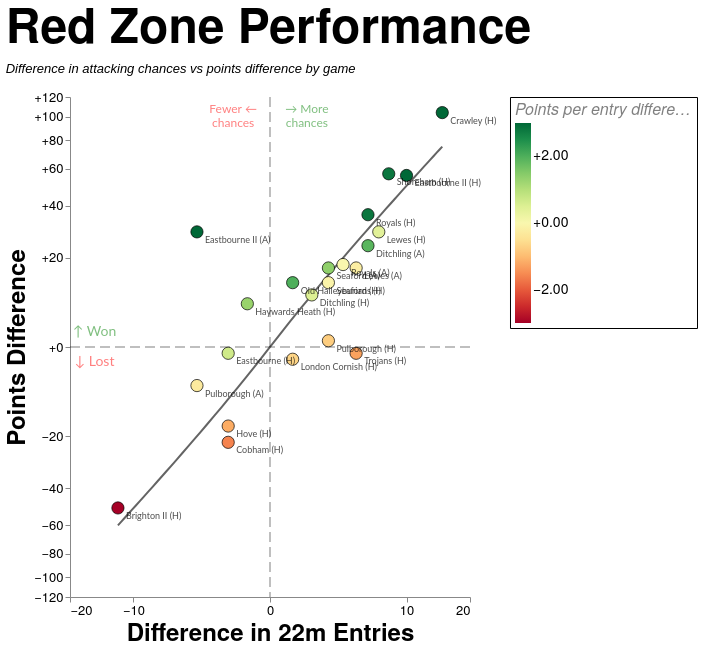

Here is the Vega-Lite specification saved for this chart:
### Vega-Lite specification from a JSON file in a GitHub repository (floating-point values rounded to 4 significant figures; data arrays with more than 128 entries replaced by an {"elided": "..."} marker saying what was removed)
{"config": {"axis": {"labelFont": "PT Sans Narrow, Helvetica Neue, Helvetica, Arial, sans-serif", "titleFont": "PT Sans Narrow, Helvetica Neue, Helvetica, Arial, sans-serif", "labelFontSize": 13, "titleFontSize": 24, "gridColor": "#202947", "gridOpacity": 0.2, "zindex": 1}, "text": {"font": "Lato, sans-serif"}, "bar": {"cornerRadiusEnd": 5}, "header": {"labelFont": "PT Sans Narrow, Helvetica Neue, Helvetica, Arial, sans-serif", "titleFont": "PT Sans Narrow, Helvetica Neue, Helvetica, Arial, sans-serif", "labelFontSize": 24, "titleFontSize": 28, "labelFontWeight": "bold", "orient": "left"}, "legend": {"labelFont": "PT Sans Narrow, Helvetica Neue, Helvetica, Arial, sans-serif", "titleFont": "PT Sans Narrow, Helvetica Neue, Helvetica, Arial, sans-serif", "labelFontSize": 14, "titleFontSize": 16, "titlePadding": 5, "fillColor": "white", "strokeColor": "black", "padding": 10, "titleFontWeight": "lighter", "titleFontStyle": "italic", "titleColor": "gray", "offset": 10}, "title": {"font": "PT Sans Narrow, Helvetica Neue, Helvetica, Arial, sans-serif", "fontSize": 48, "fontWeight": "bold", "anchor": "start", "align": "center", "titlePadding": 20, "subtitlePadding": 10, "subtitleFontSize": 13, "subtitleColor": "", "subtitleFontStyle": "italic", "offset": 15, "color": "black"}, "axisX": {"labelAngle": 0}, "facet": {"title": null, "header": null, "align": {"row": "each", "column": "each"}, "spacing": 10}, "resolve": {"scale": {"y": "independent", "facet": "independent"}}, "background": "transparent", "scale": {"offsetBandPaddingOuter": 0.2, "offsetBandPaddingInner": 0.1}, "view": {"stroke": null, "background": "transparent"}}, "layer": [{"data": {"name": "data-d285a7403ed98ae579761d64a864032b"}, "mark": {"type": "rule", "color": "black", "opacity": 0.5, "strokeDash": [10, 5], "strokeWidth": 1}, "encoding": {"x": {"field": "x", "type": "quantitative"}}}, {"data": {"name": "data-a0a55d106695e8d630baff0f16eee66d"}, "mark": {"type": "rule", "color": "black", "opacity": 0.5, "strokeDash": [10, 5], "strokeWidth": 1}, "encoding": {"y": {"field": "y", "type": "quantitative"}}}, {"data": {"name": "data-5a78601539016d1dab5bacd7304459a9"}, "mark": {"type": "line", "color": "#111111", "opacity": 0.65, "strokeWidth": 2}, "encoding": {"x": {"field": "entries_diff", "type": "quantitative"}, "y": {"field": "PD", "type": "quantitative"}}, "transform": [{"filter": "((rzSquad == 'All' && datum.squad == 'All') || datum.squad == rzSquad) && ((rzGameType == 'All' && datum.game_type_mode == 'All') || datum.game_type_mode == rzGameType)"}]}, {"data": {"name": "data-ec3b4a85ce1090a7cd82a4b665ccf6ad"}, "mark": {"type": "circle", "fillOpacity": 1.0, "size": 150, "stroke": "black", "strokeOpacity": 0.7, "strokeWidth": 1}, "encoding": {"color": {"field": "pp22_diff", "legend": {"format": "+.2f", "offset": 40, "padding": 5, "title": "Points per entry difference"}, "scale": {"clamp": true, "domain": [-3, 3], "scheme": "redyellowgreen", "zero": true}, "type": "quantitative"}, "tooltip": [{"field": "label", "title": "Game", "type": "nominal"}, {"field": "score", "title": "Score", "type": "nominal"}, {"field": "PD", "format": "+d", "title": "Points Difference", "type": "quantitative"}, {"field": "entries_22m_EGRFC", "title": "EG 22m Entries", "type": "quantitative"}, {"field": "entries_22m_Opposition", "title": "Opp 22m Entries", "type": "quantitative"}, {"field": "points_per_entry_EGRFC", "format": ".2f", "title": "EG pts per entry", "type": "quantitative"}, {"field": "points_per_entry_Opposition", "format": ".2f", "title": "Opp pts per entry", "type": "quantitative"}, {"field": "pp22_diff", "format": "+.2f", "title": "Points per Entry Diff", "type": "quantitative"}, {"field": "tries_EGRFC", "title": "EG tries", "type": "quantitative"}, {"field": "tries_Opposition", "title": "Opp tries", "type": "quantitative"}, {"field": "tries_per_entry_EGRFC", "format": ".0%", "title": "EG tries per entry", "type": "quantitative"}, {"field": "tries_per_entry_Opposition", "format": ".0%", "title": "Opp tries per entry", "type": "quantitative"}, {"field": "tp22_diff", "format": "+.2f", "title": "Tries per Entry Diff", "type": "quantitative"}], "x": {"axis": {"grid": false, "tickCount": 5}, "field": "entries_diff", "scale": {"constant": 5, "domain": [-17.25, 17.25], "nice": true, "type": "symlog"}, "title": "Difference in 22m Entries", "type": "quantitative"}, "y": {"axis": {"format": "+d", "grid": false, "tickCount": 8}, "field": "PD", "scale": {"constant": 20, "domain": [-119.6, 119.6], "nice": true, "type": "symlog"}, "title": "Points Difference", "type": "quantitative"}}, "transform": [{"filter": "(rzSquad == 'All' || datum.squad == rzSquad) && (indexof(rzSeason, datum.season) >= 0) && (rzGameType == 'All' || (rzGameType == 'League + Cup' && (datum.game_type == 'League' || datum.game_type == 'Cup')) || (rzGameType == 'League only' && datum.game_type == 'League') || datum.game_type == rzGameType)"}]}, {"data": {"name": "data-ec3b4a85ce1090a7cd82a4b665ccf6ad"}, "mark": {"type": "text", "align": "left", "baseline": "middle", "dx": 8, "dy": 8, "fontSize": 9, "opacity": 0.7}, "encoding": {"text": {"field": "label", "type": "nominal"}, "x": {"field": "entries_diff", "type": "quantitative"}, "y": {"field": "PD", "type": "quantitative"}}, "transform": [{"filter": "(rzSquad == 'All' || datum.squad == rzSquad) && (indexof(rzSeason, datum.season) >= 0) && (rzGameType == 'All' || (rzGameType == 'League + Cup' && (datum.game_type == 'League' || datum.game_type == 'Cup')) || (rzGameType == 'League only' && datum.game_type == 'League') || datum.game_type == rzGameType)"}]}, {"data": {"name": "data-ff5b891c7f52bc2a6c266740aed4d223"}, "mark": {"type": "text", "align": "center", "baseline": "middle", "fontSize": 14, "opacity": 0.5}, "encoding": {"color": {"condition": {"test": "(datum.y > 0)", "value": "green"}, "value": "red"}, "text": {"field": "label", "type": "nominal"}, "x": {"field": "x", "type": "quantitative"}, "y": {"field": "y", "type": "quantitative"}}}, {"data": {"name": "data-70cf91c935554955754b7ae78ce9e14e"}, "mark": {"type": "text", "align": "center", "baseline": "middle", "fontSize": 12, "opacity": 0.5}, "encoding": {"color": {"condition": {"test": "(datum.x > 0)", "value": "green"}, "value": "red"}, "text": {"field": "label", "type": "nominal"}, "x": {"field": "x", "type": "quantitative"}, "y": {"field": "y", "type": "quantitative"}}}], "height": 500, "params": [{"name": "rzSquad", "value": "All"}, {"name": "rzSeason", "value": ["2025/26", "2024/25"]}, {"name": "rzGameType", "value": "All"}], "resolve": {"scale": {"color": "independent", "x": "shared", "y": "shared"}}, "title": {"text": "Red Zone Performance", "subtitle": ["Difference in attacking chances vs points difference by game"]}, "width": 400, "$schema": "https://vega.github.io/schema/vega-lite/v5.20.1.json", "datasets": {"data-d285a7403ed98ae579761d64a864032b": [{"x": 0}], "data-a0a55d106695e8d630baff0f16eee66d": [{"y": 0}], "data-5a78601539016d1dab5bacd7304459a9": {"elided": "360 records"}, "data-ec3b4a85ce1090a7cd82a4b665ccf6ad": [{"game_id": "2024-09-07_1st_London_Cornish", "date": "2024-09-07T00:00:00", "squad": "1st", "season": "2024/25", "game_type": "League", "label": "London Cornish (H)", "score": "16 - 18", "entries_22m_EGRFC": 7.0, "entries_22m_Opposition": 6.0, "points_EGRFC": 16.0, "points_Opposition": 18.0, "points_per_entry_EGRFC": 2.3, "points_per_entry_Opposition": 3.0, "tries_EGRFC": 2.0, "tries_Opposition": 2.0, "tries_per_entry_EGRFC": 0.2857, "tries_per_entry_Opposition": 0.3333, "PD": -2.0, "entries_diff": 1.0, "pp22_diff": -0.7, "tp22_diff": -0.04762}, {"game_id": "2024-12-14_1st_Old_Haileyburians", "date": "2024-12-14T00:00:00", "squad": "1st", "season": "2024/25", "game_type": "League", "label": "Old Haileyburians (H)", "score": "18 - 5", "entries_22m_EGRFC": 6.0, "entries_22m_Opposition": 5.0, "points_EGRFC": 18.0, "points_Opposition": 5.0, "points_per_entry_EGRFC": 3.0, "points_per_entry_Opposition": 1.0, "tries_EGRFC": 2.0, "tries_Opposition": 1.0, "tries_per_entry_EGRFC": 0.3333, "tries_per_entry_Opposition": 0.2, "PD": 13.0, "entries_diff": 1.0, "pp22_diff": 2.0, "tp22_diff": 0.1333}, {"game_id": "2025-02-15_1st_Eastbourne", "date": "2025-02-15T00:00:00", "squad": "1st", "season": "2024/25", "game_type": "League", "label": "Eastbourne (H)", "score": "14 - 15", "entries_22m_EGRFC": 5.0, "entries_22m_Opposition": 7.0, "points_EGRFC": 14.0, "points_Opposition": 15.0, "points_per_entry_EGRFC": 2.8, "points_per_entry_Opposition": 2.1, "tries_EGRFC": 2.0, "tries_Opposition": 2.0, "tries_per_entry_EGRFC": 0.4, "tries_per_entry_Opposition": 0.2857, "PD": -1.0, "entries_diff": -2.0, "pp22_diff": 0.7, "tp22_diff": 0.1143}, {"game_id": "2025-03-22_1st_Cobham", "date": "2025-03-22T00:00:00", "squad": "1st", "season": "2024/25", "game_type": "League", "label": "Cobham (H)", "score": "21 - 43", "entries_22m_EGRFC": 9.0, "entries_22m_Opposition": 11.0, "points_EGRFC": 21.0, "points_Opposition": 43.0, "points_per_entry_EGRFC": 2.3, "points_per_entry_Opposition": 3.9, "tries_EGRFC": 3.0, "tries_Opposition": 7.0, "tries_per_entry_EGRFC": 0.3333, "tries_per_entry_Opposition": 0.6364, "PD": -22.0, "entries_diff": -2.0, "pp22_diff": -1.6, "tp22_diff": -0.303}, {"game_id": "2025-04-12_1st_Haywards_Heath", "date": "2025-04-12T00:00:00", "squad": "1st", "season": "2024/25", "game_type": "Cup", "label": "Haywards Heath (H)", "score": "45 - 38", "entries_22m_EGRFC": 9.0, "entries_22m_Opposition": 10.0, "points_EGRFC": 45.0, "points_Opposition": 37.0, "points_per_entry_EGRFC": 5.0, "points_per_entry_Opposition": 3.7, "tries_EGRFC": 6.0, "tries_Opposition": 6.0, "tries_per_entry_EGRFC": 0.6667, "tries_per_entry_Opposition": 0.6, "PD": 8.0, "entries_diff": -1.0, "pp22_diff": 1.3, "tp22_diff": 0.06667}, {"game_id": "2025-10-04_1st_Seaford", "date": "2025-10-04T00:00:00", "squad": "1st", "season": "2025/26", "game_type": "League", "label": "Seaford (A)", "score": "27 - 10", "entries_22m_EGRFC": 8.0, "entries_22m_Opposition": 5.0, "points_EGRFC": 27.0, "points_Opposition": 10.0, "points_per_entry_EGRFC": 3.4, "points_per_entry_Opposition": 2.0, "tries_EGRFC": 4.0, "tries_Opposition": 2.0, "tries_per_entry_EGRFC": 0.5, "tries_per_entry_Opposition": 0.4, "PD": 17.0, "entries_diff": 3.0, "pp22_diff": 1.4, "tp22_diff": 0.1}, {"game_id": "2025-10-11_1st_Shoreham", "date": "2025-10-11T00:00:00", "squad": "1st", "season": "2025/26", "game_type": "League", "label": "Shoreham (H)", "score": "69 - 12", "entries_22m_EGRFC": 12.0, "entries_22m_Opposition": 4.0, "points_EGRFC": 69.0, "points_Opposition": 12.0, "points_per_entry_EGRFC": 5.8, "points_per_entry_Opposition": 3.0, "tries_EGRFC": 11.0, "tries_Opposition": 2.0, "tries_per_entry_EGRFC": 0.9167, "tries_per_entry_Opposition": 0.5, "PD": 57.0, "entries_diff": 8.0, "pp22_diff": 2.8, "tp22_diff": 0.4167}, {"game_id": "2025-11-08_1st_Lewes", "date": "2025-11-08T00:00:00", "squad": "1st", "season": "2025/26", "game_type": "League", "label": "Lewes (H)", "score": "43 - 14", "entries_22m_EGRFC": 11.0, "entries_22m_Opposition": 4.0, "points_EGRFC": 43.0, "points_Opposition": 14.0, "points_per_entry_EGRFC": 3.9, "points_per_entry_Opposition": 3.5, "tries_EGRFC": 7.0, "tries_Opposition": 2.0, "tries_per_entry_EGRFC": 0.6364, "tries_per_entry_Opposition": 0.5, "PD": 29.0, "entries_diff": 7.0, "pp22_diff": 0.4, "tp22_diff": 0.1364}, {"game_id": "2025-11-15_1st_Hove", "date": "2025-11-15T00:00:00", "squad": "1st", "season": "2025/26", "game_type": "Cup", "label": "Hove (H)", "score": "15 - 32", "entries_22m_EGRFC": 10.0, "entries_22m_Opposition": 12.0, "points_EGRFC": 15.0, "points_Opposition": 32.0, "points_per_entry_EGRFC": 1.5, "points_per_entry_Opposition": 2.7, "tries_EGRFC": 2.0, "tries_Opposition": 5.0, "tries_per_entry_EGRFC": 0.2, "tries_per_entry_Opposition": 0.4167, "PD": -17.0, "entries_diff": -2.0, "pp22_diff": -1.2, "tp22_diff": -0.2167}, {"game_id": "2025-11-22_1st_Pulborough", "date": "2025-11-22T00:00:00", "squad": "1st", "season": "2025/26", "game_type": "League", "label": "Pulborough (A)", "score": "5 - 12", "entries_22m_EGRFC": 5.0, "entries_22m_Opposition": 9.0, "points_EGRFC": 5.0, "points_Opposition": 12.0, "points_per_entry_EGRFC": 1.0, "points_per_entry_Opposition": 1.3, "tries_EGRFC": 1.0, "tries_Opposition": 2.0, "tries_per_entry_EGRFC": 0.2, "tries_per_entry_Opposition": 0.2222, "PD": -7.0, "entries_diff": -4.0, "pp22_diff": -0.3, "tp22_diff": -0.02222}, {"game_id": "2025-11-29_1st_Eastbourne", "date": "2025-11-29T00:00:00", "squad": "1st", "season": "2025/26", "game_type": "League", "label": "Eastbourne II (H)", "score": "56 - 0", "entries_22m_EGRFC": 13.0, "entries_22m_Opposition": 3.0, "points_EGRFC": 56.0, "points_Opposition": 0.0, "points_per_entry_EGRFC": 4.3, "points_per_entry_Opposition": 0.0, "tries_EGRFC": 10.0, "tries_Opposition": 0.0, "tries_per_entry_EGRFC": 0.7692, "tries_per_entry_Opposition": 0.0, "PD": 56.0, "entries_diff": 10.0, "pp22_diff": 4.3, "tp22_diff": 0.7692}, {"game_id": "2025-12-20_1st_Ditchling", "date": "2025-12-20T00:00:00", "squad": "1st", "season": "2025/26", "game_type": "League", "label": "Ditchling (H)", "score": "29 - 19", "entries_22m_EGRFC": 11.0, "entries_22m_Opposition": 9.0, "points_EGRFC": 29.0, "points_Opposition": 19.0, "points_per_entry_EGRFC": 2.6, "points_per_entry_Opposition": 2.1, "tries_EGRFC": 5.0, "tries_Opposition": 3.0, "tries_per_entry_EGRFC": 0.4545, "tries_per_entry_Opposition": 0.3333, "PD": 10.0, "entries_diff": 2.0, "pp22_diff": 0.5, "tp22_diff": 0.1212}, {"game_id": "2026-01-10_1st_Royals", "date": "2026-01-10T00:00:00", "squad": "1st", "season": "2025/26", "game_type": "League", "label": "Royals (H)", "score": "49 - 5", "entries_22m_EGRFC": 10.0, "entries_22m_Opposition": 4.0, "points_EGRFC": 41.0, "points_Opposition": 5.0, "points_per_entry_EGRFC": 4.1, "points_per_entry_Opposition": 1.3, "tries_EGRFC": 7.0, "tries_Opposition": 1.0, "tries_per_entry_EGRFC": 0.7, "tries_per_entry_Opposition": 0.25, "PD": 36.0, "entries_diff": 6.0, "pp22_diff": 2.8, "tp22_diff": 0.45}, {"game_id": "2026-01-24_1st_Brighton", "date": "2026-01-24T00:00:00", "squad": "1st", "season": "2025/26", "game_type": "League", "label": "Brighton II (H)", "score": "0 - 50", "entries_22m_EGRFC": 3.0, "entries_22m_Opposition": 15.0, "points_EGRFC": 0.0, "points_Opposition": 50.0, "points_per_entry_EGRFC": 0.0, "points_per_entry_Opposition": 3.3, "tries_EGRFC": 0.0, "tries_Opposition": 8.0, "tries_per_entry_EGRFC": 0.0, "tries_per_entry_Opposition": 0.5333, "PD": -50.0, "entries_diff": -12.0, "pp22_diff": -3.3, "tp22_diff": -0.5333}, {"game_id": "2026-02-14_1st_Lewes", "date": "2026-02-14T00:00:00", "squad": "1st", "season": "2025/26", "game_type": "League", "label": "Lewes (A)", "score": "39 - 21", "entries_22m_EGRFC": 11.0, "entries_22m_Opposition": 6.0, "points_EGRFC": 39.0, "points_Opposition": 22.0, "points_per_entry_EGRFC": 3.5, "points_per_entry_Opposition": 3.7, "tries_EGRFC": 6.0, "tries_Opposition": 3.0, "tries_per_entry_EGRFC": 0.5455, "tries_per_entry_Opposition": 0.5, "PD": 17.0, "entries_diff": 5.0, "pp22_diff": -0.2, "tp22_diff": 0.04545}, {"game_id": "2026-02-28_1st_Pulborough", "date": "2026-02-28T00:00:00", "squad": "1st", "season": "2025/26", "game_type": "League", "label": "Pulborough (H)", "score": "14 - 13", "entries_22m_EGRFC": 8.0, "entries_22m_Opposition": 5.0, "points_EGRFC": 14.0, "points_Opposition": 13.0, "points_per_entry_EGRFC": 1.8, "points_per_entry_Opposition": 2.6, "tries_EGRFC": 1.0, "tries_Opposition": 2.0, "tries_per_entry_EGRFC": 0.125, "tries_per_entry_Opposition": 0.4, "PD": 1.0, "entries_diff": 3.0, "pp22_diff": -0.8, "tp22_diff": -0.275}, {"game_id": "2026-03-07_1st_Eastbourne", "date": "2026-03-07T00:00:00", "squad": "1st", "season": "2025/26", "game_type": "League", "label": "Eastbourne II (A)", "score": "29 - 0", "entries_22m_EGRFC": 6.0, "entries_22m_Opposition": 10.0, "points_EGRFC": 29.0, "points_Opposition": 0.0, "points_per_entry_EGRFC": 4.8, "points_per_entry_Opposition": 0.0, "tries_EGRFC": 5.0, "tries_Opposition": 0.0, "tries_per_entry_EGRFC": 0.8333, "tries_per_entry_Opposition": 0.0, "PD": 29.0, "entries_diff": -4.0, "pp22_diff": 4.8, "tp22_diff": 0.8333}, {"game_id": "2026-03-21_1st_Crawley", "date": "2026-03-21T00:00:00", "squad": "1st", "season": "2025/26", "game_type": "League", "label": "Crawley (H)", "score": "118 - 14", "entries_22m_EGRFC": 20.0, "entries_22m_Opposition": 5.0, "points_EGRFC": 118.0, "points_Opposition": 14.0, "points_per_entry_EGRFC": 5.9, "points_per_entry_Opposition": 2.8, "tries_EGRFC": 18.0, "tries_Opposition": 2.0, "tries_per_entry_EGRFC": 0.9, "tries_per_entry_Opposition": 0.4, "PD": 104.0, "entries_diff": 15.0, "pp22_diff": 3.1, "tp22_diff": 0.5}, {"game_id": "2026-03-28_1st_Ditchling", "date": "2026-03-28T00:00:00", "squad": "1st", "season": "2025/26", "game_type": "League", "label": "Ditchling (A)", "score": "27 - 3", "entries_22m_EGRFC": 11.0, "entries_22m_Opposition": 5.0, "points_EGRFC": 27.0, "points_Opposition": 3.0, "points_per_entry_EGRFC": 2.5, "points_per_entry_Opposition": 0.6, "tries_EGRFC": 4.0, "tries_Opposition": 0.0, "tries_per_entry_EGRFC": 0.3636, "tries_per_entry_Opposition": 0.0, "PD": 24.0, "entries_diff": 6.0, "pp22_diff": 1.9, "tp22_diff": 0.3636}, {"game_id": "2026-04-11_1st_Royals", "date": "2026-04-11T00:00:00", "squad": "1st", "season": "2025/26", "game_type": "League", "label": "Royals (A)", "score": "45 - 27", "entries_22m_EGRFC": 10.0, "entries_22m_Opposition": 6.0, "points_EGRFC": 45.0, "points_Opposition": 27.0, "points_per_entry_EGRFC": 4.5, "points_per_entry_Opposition": 4.5, "tries_EGRFC": 7.0, "tries_Opposition": 4.0, "tries_per_entry_EGRFC": 0.7, "tries_per_entry_Opposition": 0.6667, "PD": 18.0, "entries_diff": 4.0, "pp22_diff": 0.0, "tp22_diff": 0.03333}, {"game_id": "2026-04-18_1st_Seaford", "date": "2026-04-18T00:00:00", "squad": "1st", "season": "2025/26", "game_type": "League", "label": "Seaford (H)", "score": "40 - 27", "entries_22m_EGRFC": 9.0, "entries_22m_Opposition": 6.0, "points_EGRFC": 40.0, "points_Opposition": 27.0, "points_per_entry_EGRFC": 4.4, "points_per_entry_Opposition": 4.5, "tries_EGRFC": 6.0, "tries_Opposition": 5.0, "tries_per_entry_EGRFC": 0.6667, "tries_per_entry_Opposition": 0.8333, "PD": 13.0, "entries_diff": 3.0, "pp22_diff": -0.1, "tp22_diff": -0.1667}, {"game_id": "2026-05-02_1st_Trojans", "date": "2026-05-02T00:00:00", "squad": "1st", "season": "2025/26", "game_type": "Cup", "label": "Trojans (H)", "score": "15 - 16", "entries_22m_EGRFC": 11.0, "entries_22m_Opposition": 6.0, "points_EGRFC": 15.0, "points_Opposition": 16.0, "points_per_entry_EGRFC": 1.4, "points_per_entry_Opposition": 2.7, "tries_EGRFC": 2.0, "tries_Opposition": 2.0, "tries_per_entry_EGRFC": 0.1818, "tries_per_entry_Opposition": 0.3333, "PD": -1.0, "entries_diff": 5.0, "pp22_diff": -1.3, "tp22_diff": -0.1515}], "data-ff5b891c7f52bc2a6c266740aed4d223": [{"x": -15.53, "y": 2.392, "label": "↑ Won"}, {"x": -15.53, "y": -2.392, "label": "↓ Lost"}], "data-70cf91c935554955754b7ae78ce9e14e": [{"x": 1.725, "y": 107.6, "label": ["→ More", "chances"]}, {"x": -1.725, "y": 107.6, "label": ["Fewer ←", "chances"]}]}}
